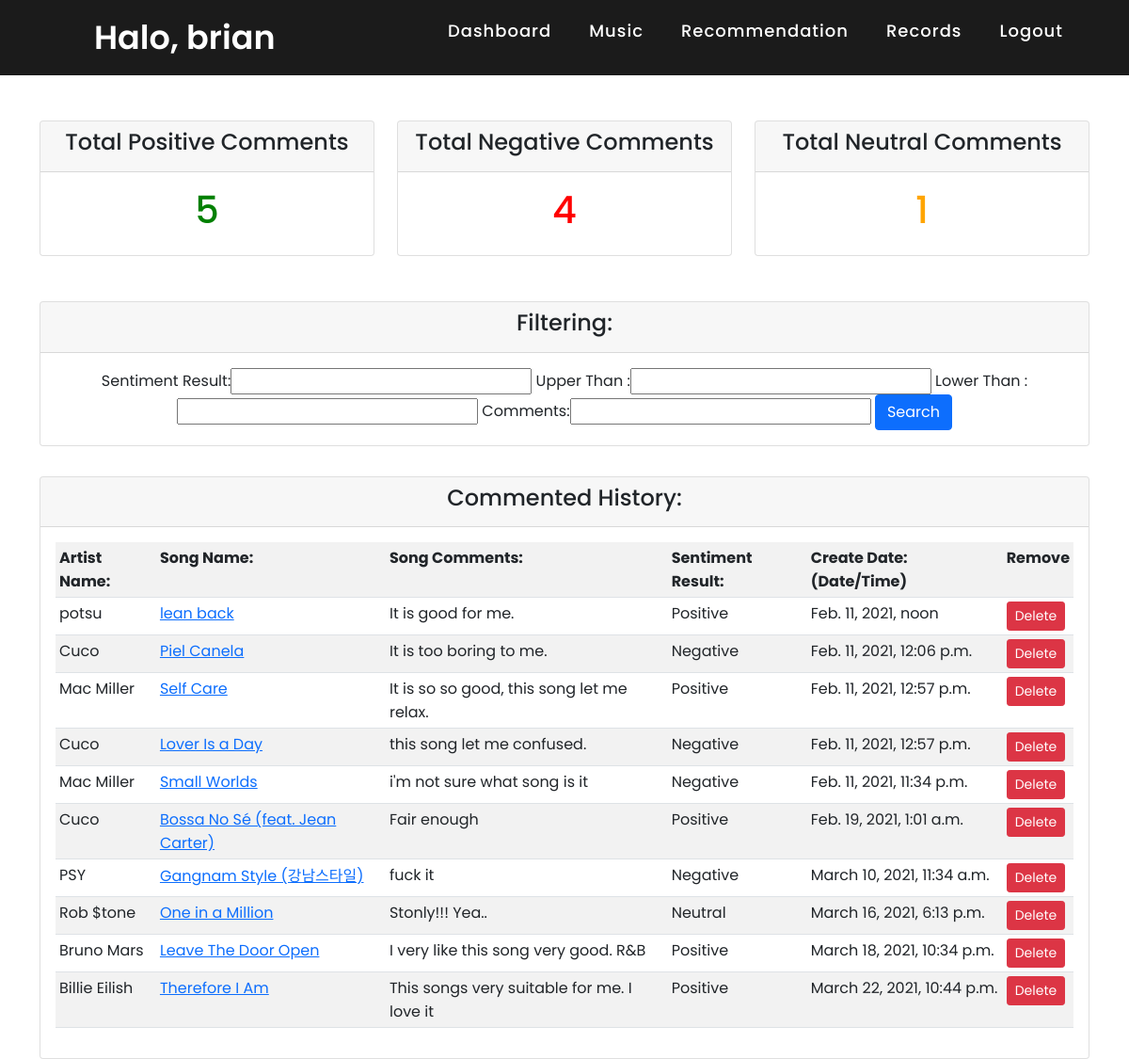
Page /records/ (signed in) on the earlier database version.
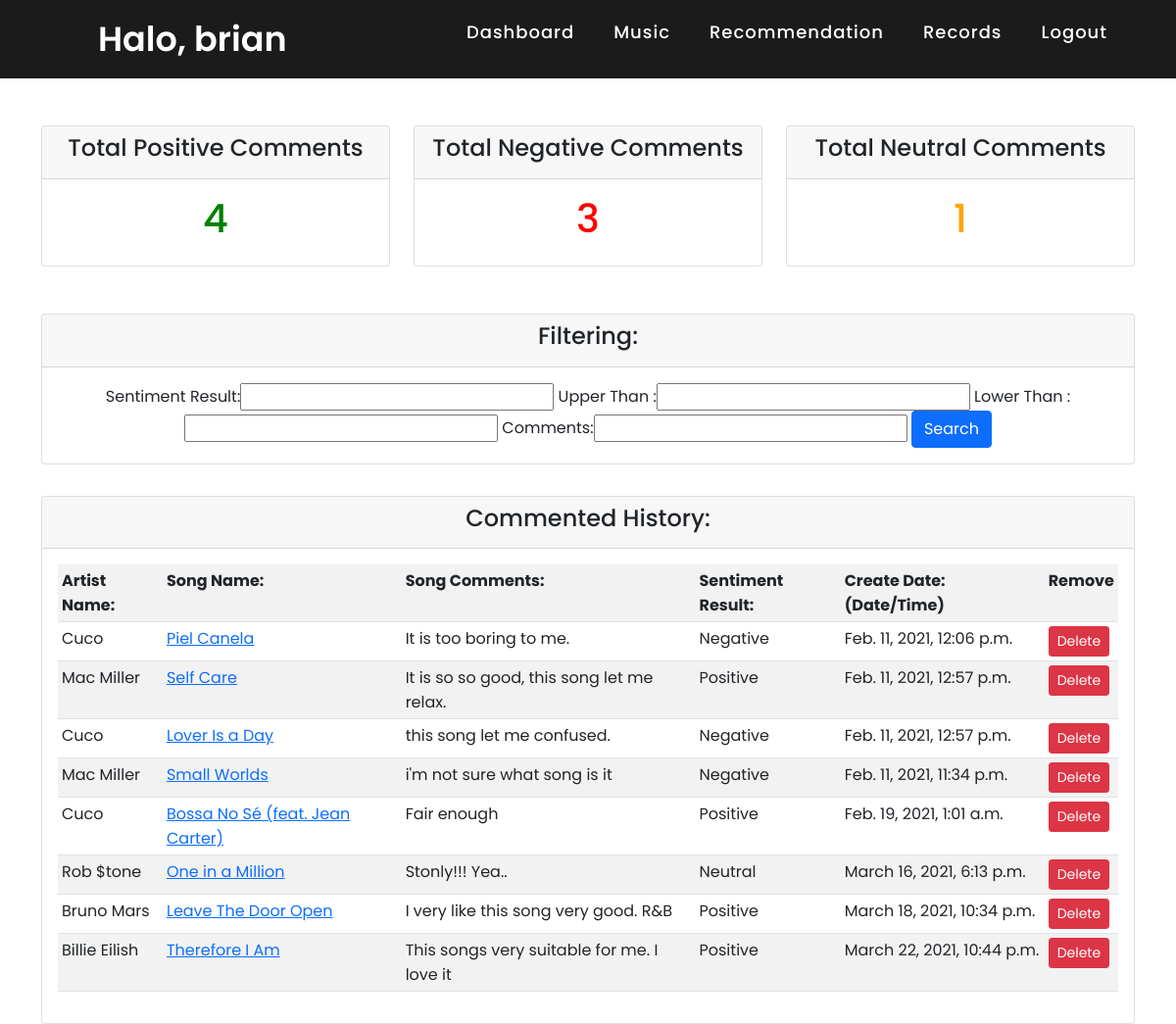
Same page on the later database version.
### accounts/models.py (models this page shows, shortened)
class Sentiment_Records(models.Model):
    song_comments = models.TextField(max_length=500)
    sentiment_result = models.TextField(max_length=200)
    sentiment_polarity = models.FloatField(validators=[MinValueValidator(-1), MaxValueValidator(1)])
    sentiment_subjectivity = models.FloatField(validators=[MinValueValidator(0), MaxValueValidator(1)])
    date_created = models.DateTimeField(auto_now_add=True, null=True)
    usr = models.ForeignKey(User, null=True, on_delete=models.SET_NULL)
    song = models.ForeignKey(Songs, null=True, on_delete=models.SET_NULL)

class Songs(models.Model):
    artist_name = models.TextField(max_length=200)
    Song_name = models.TextField(max_length=200)
    album_name = models.TextField(max_length=200)
    track_number =  models.TextField(max_length=100)
    release_date = models.TextField(max_length=100)
    popularity = models.IntegerField(default=0)
    songs_id = models.TextField(max_length=100, db_index=True)
    Song_image = models.TextField(max_length=500)
    Song_preview = models.TextField(max_length=500)
    date_created = models.DateTimeField(auto_now_add=True, null=True)
    likes = models.ManyToManyField(User, related_name='songs_post')

### accounts/views.py (the view)
# urls.py: path('records/', views.recordsPage, name = "records"),
@login_required(login_url='login')
def recordsPage(request):
	positive_count = Sentiment_Records.objects.filter(Q(sentiment_result__exact="Positive") & Q(usr__exact=request.user)).count()
	negative_count = Sentiment_Records.objects.filter(Q(sentiment_result__exact="Negative") & Q(usr__exact=request.user)).count()
	neutral_count = Sentiment_Records.objects.filter(Q(sentiment_result__exact="Neutral") & Q(usr__exact=request.user)).count()
	specific_comments = Sentiment_Records.objects.filter(usr__exact=request.user)
	comment_filters = commentsFilters(request.GET, queryset=specific_comments)
	specific_comments = comment_filters.qs
	context = {'positive_count':positive_count, 'negative_count':negative_count, 'neutral_count':neutral_count , 'specific_comments':specific_comments, 'comment_filters':comment_filters}
	return render(request, 'accounts/records.html', context)

### accounts/templates/accounts/records.html (shortened to what this page needs)
{% extends 'accounts/main.html' %}
   {% block content %}
					<br>
					<br>
   <div class="row">
		<div class="col-md-12">
			<div class="row">
				<div class="col-md-4">
					<div class="card text-center">
					  	<div class="card-header">
					  		<h4 class="card-title">Total Positive Comments</h4>
					  	</div>
					  	<div class="card-body">
					    	<h1 class="card-title"><font color="green">{{positive_count}}</font></h1>
					  	</div>
					</div>
				</div>
				<div class="col-md-4">
					<div class="card text-center">
					  	<div class="card-header">
					  		<h4 class="card-title">Total Negative Comments</h4>
					  	</div>
					  	<div class="card-body">
					    	<h1 class="card-title"><font color="red">{{negative_count}}</font></h1>
					  	</div>
					</div>
				</div>
				<div class="col-md-4">
					<div class="card text-center">
					  	<div class="card-header">
					  		<h4 class="card-title">Total Neutral Comments</h4>
					  	</div>
					  	<div class="card-body">
					    	<h1 class="card-title"><font color="orange">{{neutral_count}}</font></h1>
					  	</div>
					</div>
				</div>
			</div>
					<br>
					<br>
			<div class="row">
				<div class="col-md-12">
					<div class="card text-center">
						<div class="card-header">
							<h4 class="card-title">Filtering: </h4>
						</div>
						<div class="card-body">
							<form method="get">
								{{comment_filters.form}}
								<button class="btn btn-primary" type="submit">Search</button>
							</form>
						</div>
					</div>
				</div>
				<p><p>
				<div class="col-md-12">
					<div class="card text-center">
					  	<div class="card-header">
					  		<h4 class="card-title">Commented History: </h4>
					  	</div>
					  	<div class="card-body">
							 <table class="table table-sm table-striped table-hover">
								<tr>
									<th>Artist Name: </th>
									<th>Song Name: </th>
									<th>Song Comments: </th>
									<th>Sentiment Result: </th>
									<th>Create Date: (Date/Time) </th>
									<th>Remove </th>
								</tr>
								{% for x in specific_comments %}
								<tr>
									<td>{{x.song.artist_name}}</td>
									<td><a href ="{% url 'music_profile' x.song.id %}">{{x.song.Song_name}}</a></td>
									<td>{{x.song_comments}}</td>
									<td>{{x.sentiment_result}}</td>
									<td>{{x.date_created}}</td>
									<td><a class="btn btn-sm btn-danger" href="{% url 'delete_record' x.id %}">Delete</a></td>
								</tr>
								{% endfor %}
							</table>
					  	</div>
					</div>
				</div>
			</div>
		</div>
	</div>
   {% endblock %}

### accounts/templates/accounts/main.html (shortened to what this page needs)
 {% load static %}
<html>
  <head>
    <link rel="stylesheet" type="text/css" href=" {% static 'css/nav.css' %} ">
    <link rel="stylesheet" type="text/css" href=" {% static 'css/music.css' %} ">
    <link href="https://cdn.jsdelivr.net/npm/bootstrap@5.0.0-beta1/dist/css/bootstrap.min.css" rel="stylesheet">
  </head>
  <body>
{% include 'accounts/navbar.html' %}
<div class="container">
 {% block content %}
 {% endblock content %}
</div>
</body>
</html>

### accounts/templates/accounts/navbar.html (shortened to what this page needs)
<nav>
      <div class="logo">
		Halo, {{request.user}}
	 </div>
      <ul>
      	{% if request.user.is_staff %}
      	<li><a href="{% url 'dashboard' %}">Dashboard</a></li>
      	{% endif %}
		<li><a href="{% url 'music' %}">Music</a></li>
		<li><a href="{% url 'recommendation' %}">Recommendation</a></li>
		<li><a href="{% url 'records' %}">Records</a></li>
		<li><a href="{% url 'logout' %}">Logout</a></li>
	  </ul>
</nav>

### accounts/static/css/nav.css (style rules this page uses)
* { margin: 0; padding: 0; box-sizing: border-box; font-family: 'Poppins', sans-serif; }
nav { display: flex; height: 80px; width: 100%; background: #1b1b1b; align-items: center; justify-content: space-between; padding: 0 50px 0 100px; flex-wrap: wrap; }
nav .logo { color: #fff; font-size: 35px; font-weight: 600; }
nav ul { display: flex; flex-wrap: wrap; list-style: none; }
nav ul li { margin: 0 5px; }
nav ul li a { color: #fff; text-decoration: none; font-size: 18px; font-weight: 500; padding: 8px 15px; border-radius: 5px; letter-spacing: 1px; }

Differences in the rows shown:
removed Sentiment_Records: song.artist_name "potsu", song.Song_name "lean back", song_comments "It is good for me.", sentiment_result "Positive", date_created "Feb. 11, 2021, noon"
removed Sentiment_Records: song.artist_name "PSY", song.Song_name "Gangnam Style (강남스타일)", song_comments "fuck it", sentiment_result "Negative", date_created "March 10, 2021, 11:34 a.m."
Other differences:
{{ positive_count }}: "5" → "4"
{{ negative_count }}: "4" → "3"
